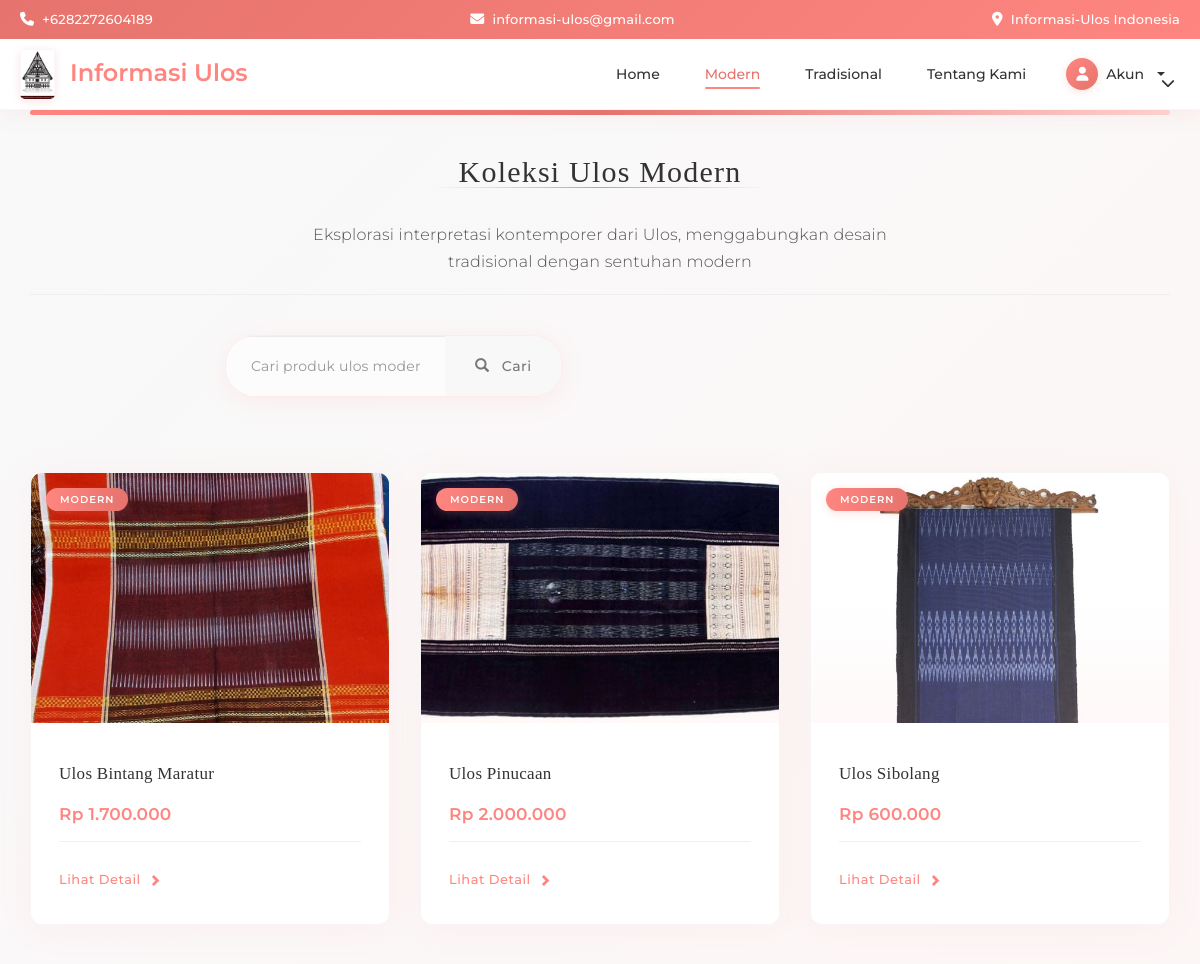
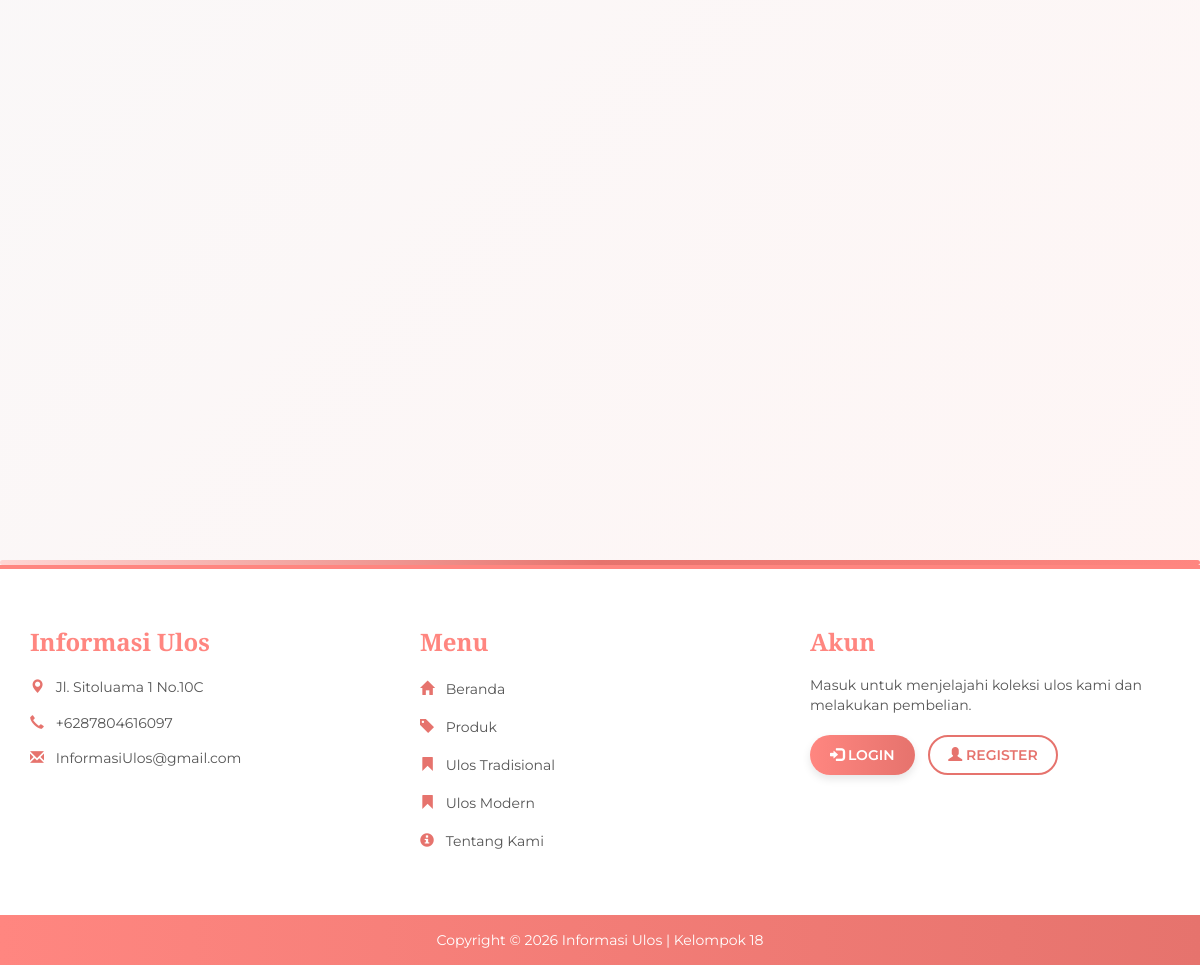
Page /modern.php on the committed database (2 pictures, top to bottom).
### tables this page shows
CREATE TABLE `produk` (
  `kode_produk` varchar(100) NOT NULL,
  `nama` varchar(100) NOT NULL,
  `image` text NOT NULL,
  `deskripsi` text NOT NULL,
  `detail` text DEFAULT NULL,
  `cara_pembuatan` text DEFAULT NULL,
  `bahan` text DEFAULT NULL COMMENT 'Kolom untuk bahan terpisah',
  `jumlah_benang` varchar(255) DEFAULT NULL,
  `panjang` varchar(50) DEFAULT NULL COMMENT 'Panjang produk',
  `lebar` varchar(50) DEFAULT NULL COMMENT 'Lebar produk',
  `sejarah` text DEFAULT NULL,
  `kategori` enum('Modern','Tradisional') NOT NULL DEFAULT 'Modern',
  `harga` int(11) NOT NULL
);

### modern.php (the view, shortened to what this page needs)
<?php
include 'header.php';
?>
<div class="container page-load-animation" style="font-family: 'Montserrat', 'Helvetica Neue', Helvetica, Arial, sans-serif; max-width: 1200px;">
    <div style="height: 5px; background: linear-gradient(to right, #ff8680, #e6736d, #ffd6d4); margin-bottom: 40px; border-radius: 50px;"></div>
    <div class="page-header" style="margin: 40px 0 40px; position: relative; text-align: center;">
        <h2 style="font-weight: 500; color: #333333; margin: 0; padding-bottom: 15px; display: inline-block; letter-spacing: 1.2px; position: relative; font-family: 'Playfair Display', serif;">
            <span style="background: transparent; padding: 0 25px; position: relative; z-index: 2;">Koleksi Ulos Modern</span>
            <span style="content: ''; position: absolute; bottom: 15px; left: 0; right: 0; height: 1px; background: linear-gradient(90deg, transparent, #ff8680, transparent); z-index: 1;"></span>
        </h2>
        <p style="color: #555555; margin-top: 18px; font-size: 16px; max-width: 650px; margin-left: auto; margin-right: auto; line-height: 1.7; font-weight: 300; letter-spacing: 0.2px; font-family: 'Montserrat', sans-serif;">Eksplorasi interpretasi kontemporer dari Ulos, menggabungkan desain tradisional dengan sentuhan modern</p>
    </div>
    <div class="row" style="margin-bottom: 60px;">
        <div class="col-md-8 col-md-offset-2">
            <form method="GET" action="">
                <div class="input-group" style="box-shadow: 0 5px 25px rgba(255, 134, 128, 0.1); border-radius: 30px; overflow: hidden; border: 1px solid #ffeae9; transition: all 0.3s ease;">
                    <input type="text" class="form-control" name="search" placeholder="Cari produk ulos modern..."
                           style="border: none; padding: 20px 25px; font-size: 14px; height: auto; background: #fcfcfc; transition: all 0.3s ease; font-family: 'Montserrat', sans-serif; letter-spacing: 0.2px;"
                           value="<?= isset($_GET['search']) ? htmlspecialchars($_GET['search']) : '' ?>">
                    <span class="input-group-btn" style="width: auto;">
                        <button class="btn btn-elegant-search" type="submit" style="border-radius: 0 30px 30px 0; padding: 20px 30px; border: none; background: #f8f8f8; transition: all 0.3s ease; font-family: 'Montserrat', sans-serif; letter-spacing: 0.5px; font-weight: 500;">
                            <i class="glyphicon glyphicon-search" style="margin-right: 8px;"></i> Cari
                        </button>
                    </span>
                </div>
            </form>
        </div>
    </div>
    <div class="row">
        <?php
        $whereClause = "WHERE kategori = 'Modern'";
        $query = "SELECT * FROM produk $whereClause ORDER BY kode_produk DESC";
        $result = mysqli_query($conn, $query);
        $produkCount = mysqli_num_rows($result);
        if ($produkCount > 0) {
            while ($row = mysqli_fetch_assoc($result)) {
                $kategori = $row['kategori'];
        ?>
            <div class="col-sm-6 col-md-4 animate-fade-up" style="padding: 15px; margin-bottom: 20px;">
                <div class="product-card" style="position: relative; border: none; box-shadow: 0 3px 35px rgba(255, 134, 128, 0.08); transition: all 0.4s cubic-bezier(0.165, 0.84, 0.44, 1); border-radius: 12px; overflow: hidden; background: #fff; height: 100%; border: 1px solid #f5f5f5;">
                    <div style="position: absolute; top: 15px; left: 15px; z-index: 10;">
                        <span style="font-size: 10px; font-weight: 600; padding: 5px 14px; background: linear-gradient(to right, #ff8680, #e6736d); color: #fff; border-radius: 30px; letter-spacing: 1px; text-transform: uppercase; box-shadow: 0 2px 10px rgba(255, 134, 128, 0.25); font-family: 'Montserrat', sans-serif;">
                            <?= $kategori; ?>
                        </span>
                    </div>
                    <div style="width: 100%; height: 250px; overflow: hidden; position: relative;">
                        <img src="image/produk/<?= $row['image']; ?>"
                             style="width: 100%; height: 100%; object-fit: cover; transition: transform 0.9s cubic-bezier(0.23, 1, 0.32, 1);">
                        <div style="position: absolute; top: 0; left: 0; right: 0; bottom: 0; background: linear-gradient(to bottom, rgba(0,0,0,0) 50%, rgba(255, 134, 128, 0.05) 100%);"></div>
                    </div>
                    <div style="padding: 28px;">
                        <h4 style="font-weight: 500; color: #333333; margin-bottom: 14px; font-size: 17px; line-height: 1.5; letter-spacing: 0.3px; font-family: 'Playfair Display', serif;">
                            <?= $row['nama']; ?>
                        </h4>
                        <p style="font-size: 17px; color: #ff8680; margin: 15px 0; font-weight: 600; font-family: 'Montserrat', sans-serif; letter-spacing: 0.2px;">
                            Rp <?= number_format($row['harga'], 0, ',', '.'); ?>
                        </p>
                        <div style="border-top: 1px solid #ffeae9; padding-top: 20px; margin-top: 5px;">
                            <a href="detail_produk.php?produk=<?= $row['kode_produk']; ?>" class="btn-elegant" style="font-family: 'Montserrat', sans-serif; font-weight: 500; letter-spacing: 0.5px;">
                                <span>Lihat Detail</span>
                                <i class="glyphicon glyphicon-chevron-right" style="margin-left: 8px; font-size: 12px; transition: all 0.3s ease;"></i>
                            </a>
                        </div>
                    </div>
                </div>
            </div>
        <?php
            }
        }
        ?>
    </div>
</div>
<div style="height: 5px; background: linear-gradient(to right, #ffd6d4, #e6736d, #ff8680); margin-top: 60px; border-radius: 50px;"></div>
<?php
include 'footer.php';
?>

### rows in the picture
produk: kategori "MODERN", image (picture), nama "Ulos Bintang Maratur", harga "1.700.000"
produk: kategori "MODERN", image (picture), nama "Ulos Pinucaan", harga "2.000.000"
produk: kategori "MODERN", image (picture), nama "Ulos Sibolang", harga "600.000"
